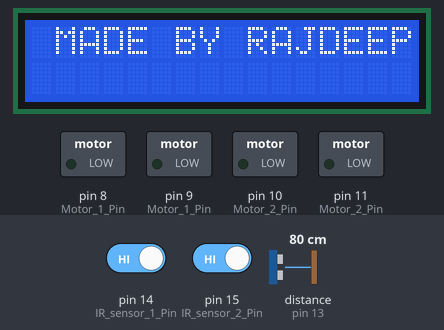
The sketch below on a simulated Arduino Mega 2560, built with avr-gcc and run on an emulated ATmega2560. Shown: 16×2 character LCD, switched loads named in the sketch (green lamp = pin HIGH). Wiring (inferred from the names in the program): ultrasonic range finder: trigger pin 12; echo pin 13. Inputs (shaded band) come from the test bench; at power-on: pin 14 (IR_sensor_1_Pin) HIGH, pin 15 (IR_sensor_2_Pin) HIGH, distance to the obstacle (sensor on pin 13) 80 cm. The echo pulse lasts 58.3 µs per cm; pins used as bus, display or sensor lines are not drawn.

Above: at 1.2 s.
1.3 s: pin 14 (IR_sensor_1_Pin) driven LOW
At 2.5 s:
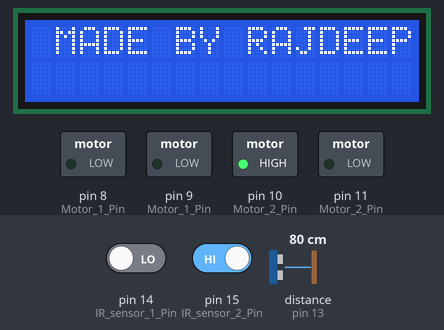
2.8 s: pin 15 (IR_sensor_2_Pin) driven LOW
At 3.1 s:
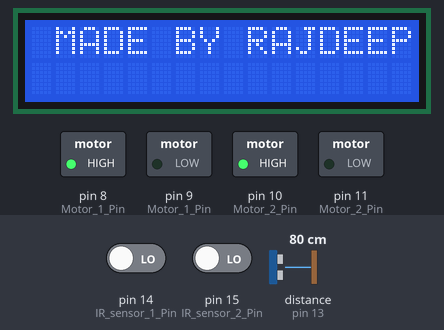
4.3 s: distance to the obstacle (sensor on pin 13) set to 34 cm
5.8 s: distance to the obstacle (sensor on pin 13) set to 28 cm
At 6.4 s:
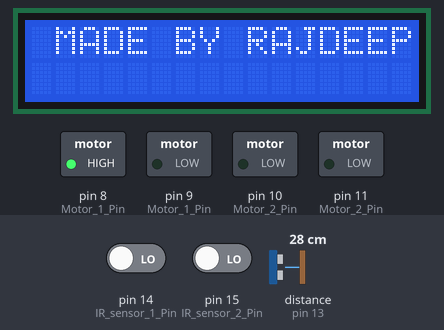
7.3 s: distance to the obstacle (sensor on pin 13) set to 35 cm
At 8.4 s:
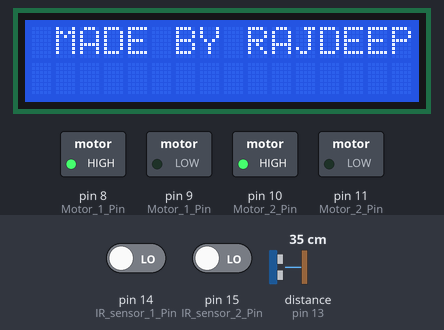
9.3 s: distance to the obstacle (sensor on pin 13) set to 2 cm
At 10.6 s:
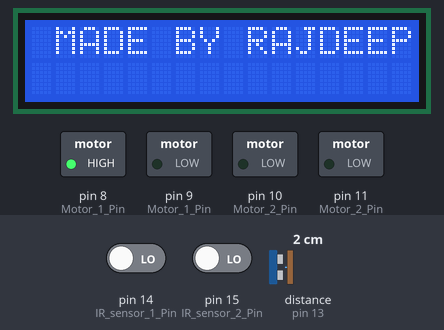
Timing chart, 0 to 11.8 s (numbered marks = the images above; inputs shaded):
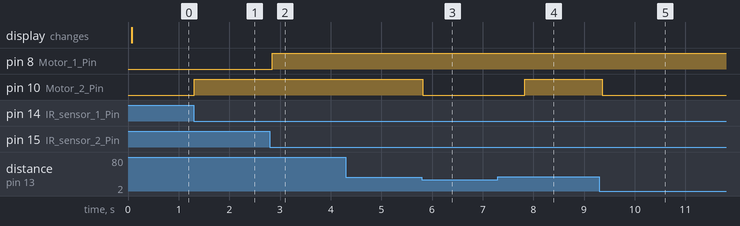

The sketch:

Six_Sense_Motor_Car.ino
```cpp
//CODE Written By RAJDEEP BARUAH

#include<LiquidCrystal.h>

LiquidCrystal lcd(22,24,26,28,30,32);     //LCD PINS
int sensor1,sensor2,duration,distance;

void setup() {

  pinMode(8, OUTPUT);               //  Motor 1 Pin
  pinMode(9, OUTPUT);               //  Motor 1 Pin
  pinMode(10, OUTPUT);              //  Motor 2 Pin
  pinMode(11, OUTPUT);              //  Motor 2 Pin
  pinMode(12,OUTPUT);               //  Ultrasonic sensor Trigger Pin
  pinMode(13,INPUT);                //  Ultrasonic sensor Echo Pin
  pinMode(14,INPUT);                //  IR sensor 1 Pin
  pinMode(15,INPUT);                //  IR sensor 2 Pin

  lcd.begin(16,2);
  }

void loop() {
  calcdistance();
  sensor1=digitalRead(14);
  sensor2=digitalRead(15);
  lcd.setCursor(1,0);
  lcd.print("MADE BY RAJDEEP");

 if(sensor1==LOW&&sensor2==LOW)
 {
    if(distance<30){
      right();
      delay(1000);
      calcdistance();
    }
      else{
    forward();
    delay(50);
      }
 }
else if(sensor1==LOW&&sensor2==HIGH){
      left();
      delay(50);
}
else if(sensor1==HIGH&&sensor2==LOW){
      right();
      delay(50);
}
else
  stop();
}

void forward(){
  digitalWrite(8, HIGH);
  digitalWrite(9, LOW);
  digitalWrite(10, HIGH);
  digitalWrite(11, LOW);
  }
  void backward(){
  digitalWrite(8, LOW);
  digitalWrite(9, HIGH);
  digitalWrite(10, LOW);
  digitalWrite(11, HIGH);
  }
  void left(){
  digitalWrite(8, LOW);
  digitalWrite(9, LOW);
  digitalWrite(10, HIGH);
  digitalWrite(11, LOW);
  }
  void right(){
  digitalWrite(8, HIGH);
  digitalWrite(9, LOW);
  digitalWrite(10, LOW);
  digitalWrite(11, LOW);
  }
  void stop(){
  digitalWrite(8, LOW);
  digitalWrite(9, LOW);
  digitalWrite(10, LOW);
  digitalWrite(11, LOW);
  }

  void calcdistance(){

  digitalWrite(12, LOW);
  delayMicroseconds(2);

  digitalWrite(12,HIGH);
  delayMicroseconds(10);
  digitalWrite(12, LOW);

  duration = pulseIn(13,HIGH);
  distance = duration*0.034/2;
  }
```

Measured:
- the behaviour switches between 31 and 30 cm on distance to the obstacle (sensor on pin 13) (found by bisection; images 2 and 3)
- after the input at 1.3 s, pin 10 (Motor_2_Pin): LOW → HIGH at once
- after the input at 2.8 s, pin 8 (Motor_1_Pin): LOW → HIGH after 0.05 s
- after the input at 4.3 s, every drawn part: stays the same
- after the input at 5.8 s, pin 10 (Motor_2_Pin): HIGH → LOW at once
- after the input at 7.3 s, pin 10 (Motor_2_Pin): LOW → HIGH after 0.53 s
- after the input at 9.3 s, pin 10 (Motor_2_Pin): HIGH → LOW after 0.05 s
